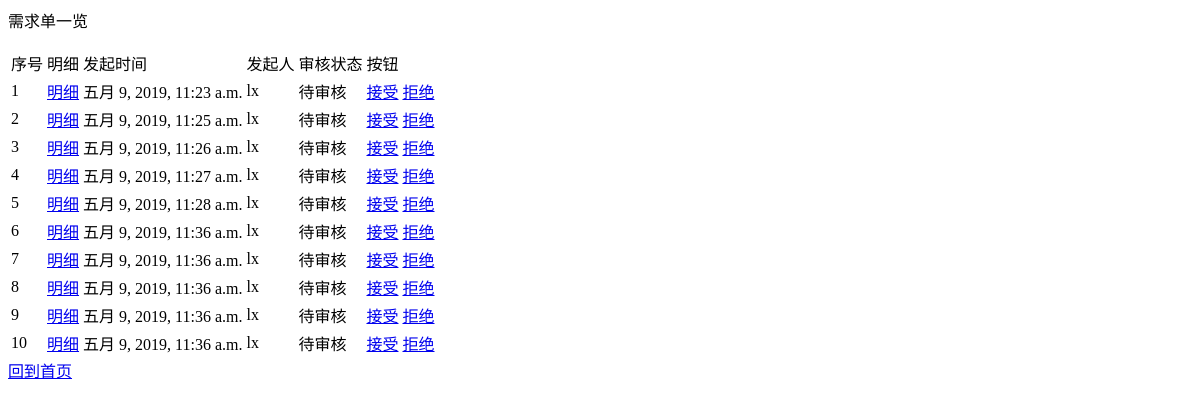
The app's page /demand/query/, older data.
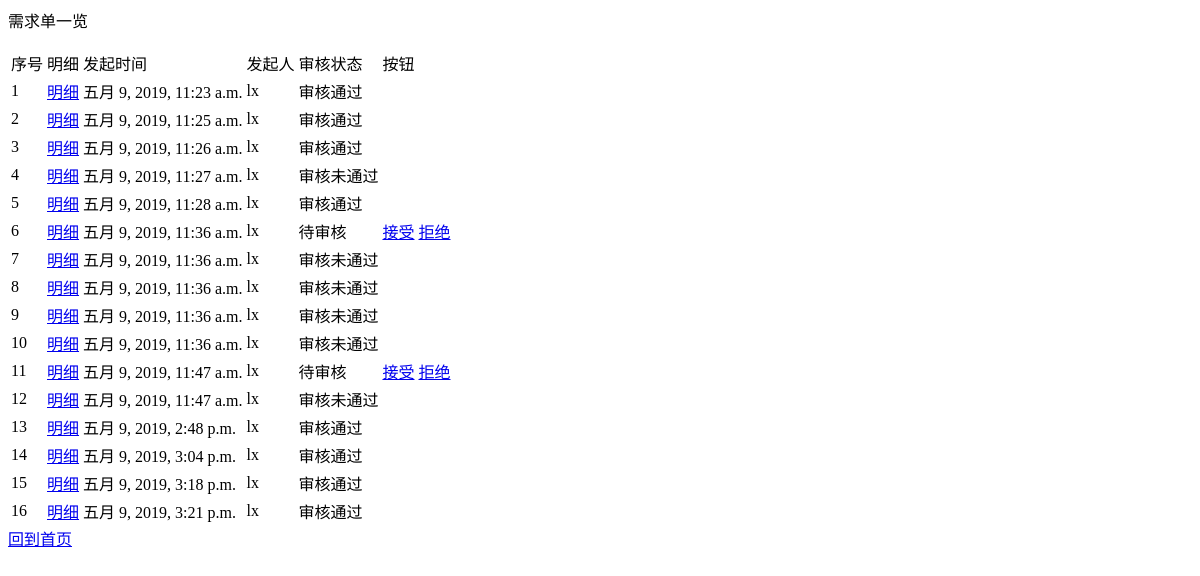
The same page, newer data.
### demand/models.py (models this page shows)
class Demand(models.Model):
    id = models.IntegerField('id', primary_key=True)
    due_time = models.DateTimeField('due_time', default=timezone.now)
    demander = models.ForeignKey(Demander, on_delete=models.CASCADE)
    create_time = models.DateTimeField('create_time', default=timezone.now)
    create_user = models.ForeignKey(User, on_delete=models.CASCADE)
    status = models.IntegerField('status', default=0)  # 0 未处理 1 审核通过 2 单子完成 3 审核未通过
    check_time = models.DateTimeField('check_time', default=timezone.now)

### user/models.py (models this page shows, shortened)
class User(models.Model):
    id = models.IntegerField('id', primary_key=True)
    user_name = models.CharField('user_name', unique=True, blank=False, max_length=20)
    create_time = models.DateTimeField('create_time', default=timezone.now)
    is_admin = models.BooleanField('is_admin', default=False)
    password = models.CharField('password', blank=False, max_length=20)
    worker_type = models.IntegerField('worker_type', default=0)

### demand/views.py (the view)
# urls.py: path('query/', views.query, name='query'),
def query(request):
    demand_list = Demand.objects.all()
    status_dict = {
        1: '审核通过',
        2: '已完成',
        0: '待审核',
        3: '审核未通过',
    }
    context = {
        'demand_list': demand_list,
        'status_dict': status_dict,
    }
    return render(request, 'demand/query.html', context)

### demand/templates/demand/query.html (shortened to what this page needs)
<body>
    <p> 需求单一览 </p>
    <table>
        <tr>
            <td> 序号 </td>
            <td> 明细 </td>
            <td> 发起时间 </td>
            <td> 发起人 </td>
            <td> 审核状态 </td>
            <td> 按钮 </td>
        </tr>
        {% for demand in demand_list %}
            <tr>
                <td> {{forloop.counter}} </td>
                <td><a href="{% url 'demand:query_detail' demand.id %}">明细</a></td>
                <td> {{demand.create_time}} </td>
                <td> {{demand.create_user.user_name}} </td>
                {% if demand.status == 0 %}
                    <td>
                        {{status_dict.0}}
                    </td>
                {% endif %}
                {% if demand.status == 1 %}
                    <td>
                        {{status_dict.1}}
                    </td>
                {% endif %}
                {% if demand.status == 3 %}
                    <td>
                        {{status_dict.3}}
                    </td>
                {% endif %}
                {% if demand.status == 0 %}
                    <td>
                        <a type="button" href="{% url 'demand:accept' demand.id %}">接受</a>
                        <a type="button" href="{% url 'demand:deny' demand.id %}">拒绝</a>
                    </td>
                {% endif %}
            </tr>
        {% endfor %}
    </table>
    <a href="{% url 'user:index' %}">回到首页</a>
</body>

Row changes from the older to the newer data that the page shows:
changed Demand "五月 9, 2019, 11:23 a.m.": status 0 → 1 (drawn); status_dict "待审核" → "审核通过"
changed Demand "五月 9, 2019, 11:25 a.m.": status 0 → 1 (drawn); status_dict "待审核" → "审核通过"
changed Demand "五月 9, 2019, 11:26 a.m.": status 0 → 1 (drawn); status_dict "待审核" → "审核通过"
changed Demand "五月 9, 2019, 11:27 a.m.": status 0 → 3 (drawn); status_dict "待审核" → "审核未通过"
changed Demand "五月 9, 2019, 11:28 a.m.": status 0 → 1 (drawn); status_dict "待审核" → "审核通过"
changed Demand (number 7 of 16 on the later page): status 0 → 3 (drawn); status_dict "待审核" → "审核未通过"
changed Demand (number 8 of 16 on the later page): status 0 → 3 (drawn); status_dict "待审核" → "审核未通过"
changed Demand (number 9 of 16 on the later page): status 0 → 3 (drawn); status_dict "待审核" → "审核未通过"
changed Demand (number 10 of 16 on the later page): status 0 → 3 (drawn); status_dict "待审核" → "审核未通过"
added Demand: create_time "五月 9, 2019, 11:47 a.m.", create_user.user_name "lx", status_dict "待审核", status "接受"
added Demand: create_time "五月 9, 2019, 11:47 a.m.", create_user.user_name "lx", status_dict "审核未通过"
added Demand: create_time "五月 9, 2019, 2:48 p.m.", create_user.user_name "lx", status_dict "审核通过"
added Demand: create_time "五月 9, 2019, 3:04 p.m.", create_user.user_name "lx", status_dict "审核通过"
added Demand: create_time "五月 9, 2019, 3:18 p.m.", create_user.user_name "lx", status_dict "审核通过"
added Demand: create_time "五月 9, 2019, 3:21 p.m.", create_user.user_name "lx", status_dict "审核通过"
